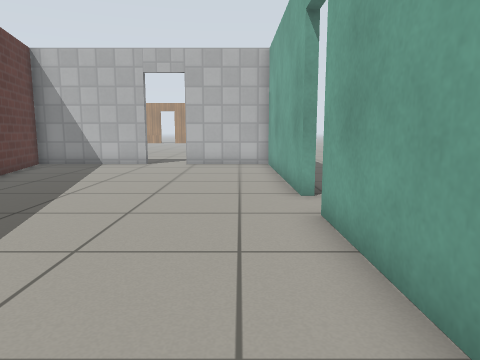
view 1 (above)

17 first-person views from a walk through a Gazebo world. The camera is 0.72 m above the floor, tilts 8° down and sees 70° across. Floor lines are 1 m apart. The floor is counted in squares, 0.5 m on a side. Each view is taken from the middle of a square. On the plan, view 1 faces up. The plan holds only what a view shows up to about 15 squares ahead; the rest is blank. The place goes on beyond the plan. Gazebo's built-in surfaces are drawn with simple patterns.

view 2
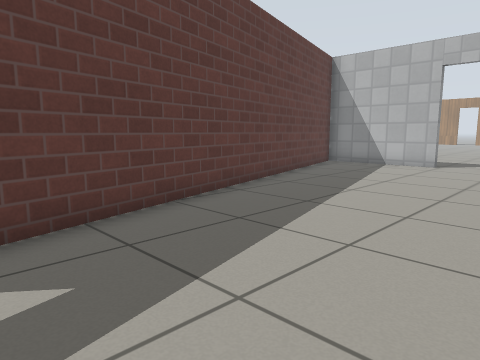

view 3
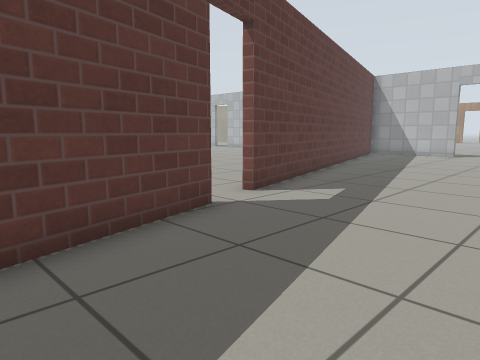

view 4
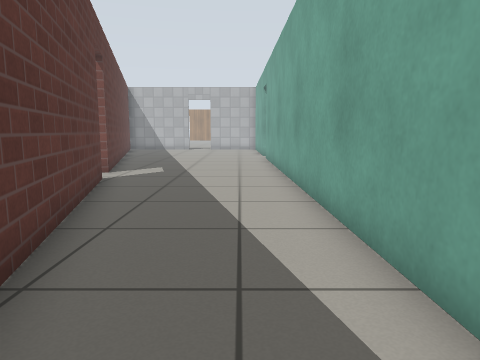

view 5
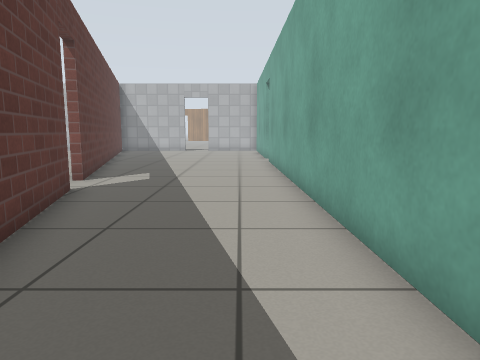

view 6
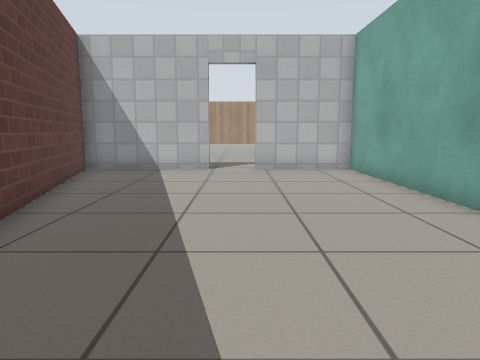

view 7
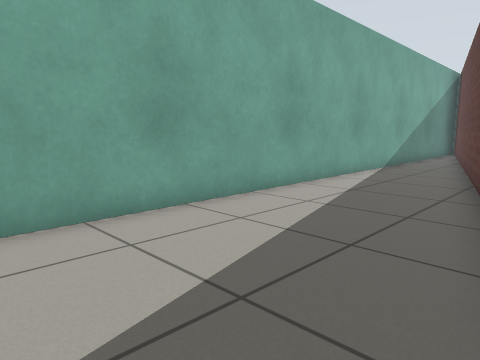

view 8
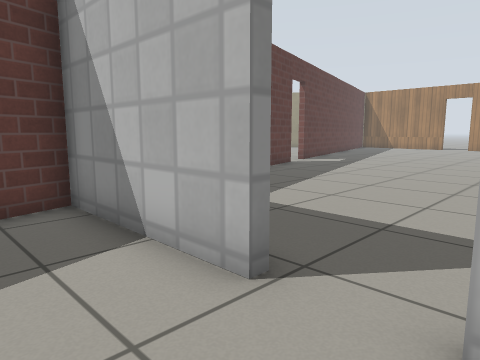

view 9
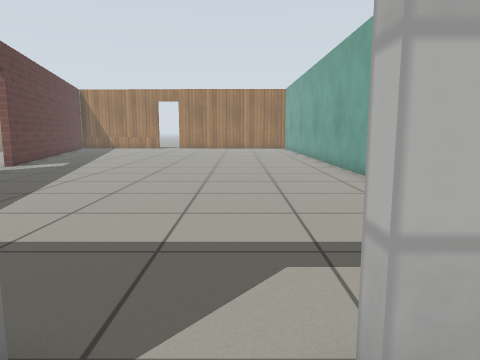

view 10
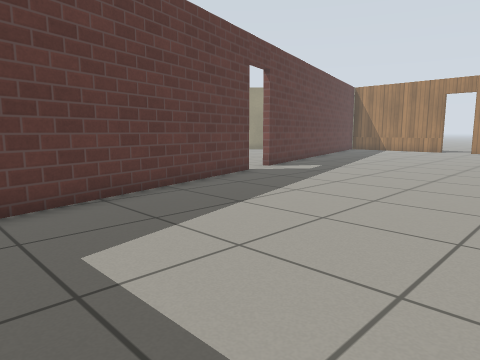

view 11
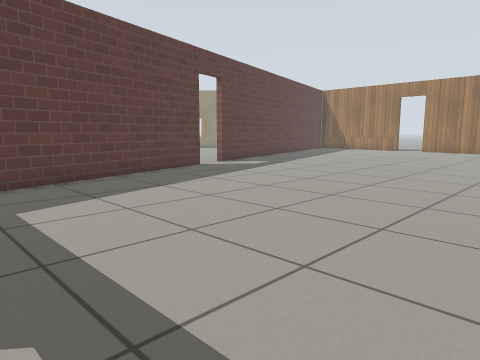

view 12
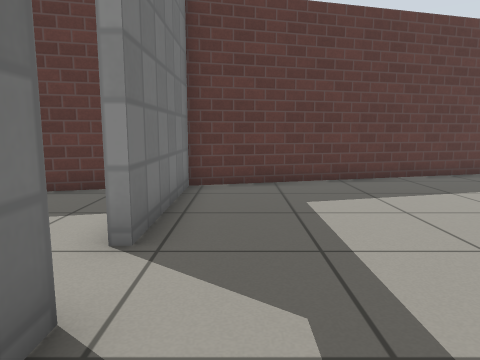

view 13
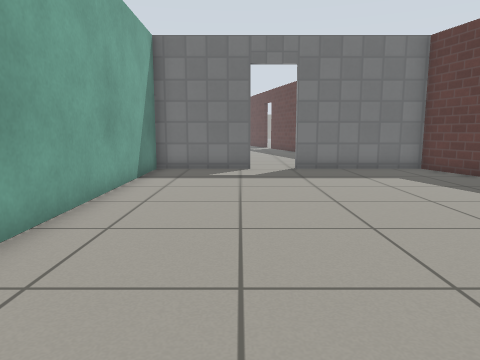

view 14
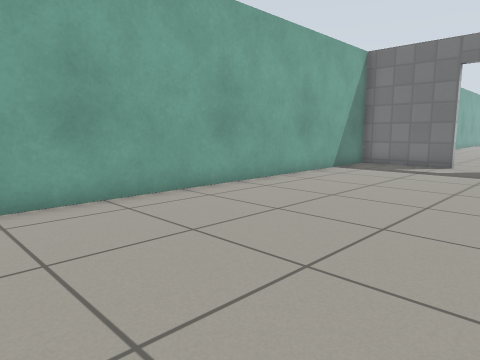

view 15
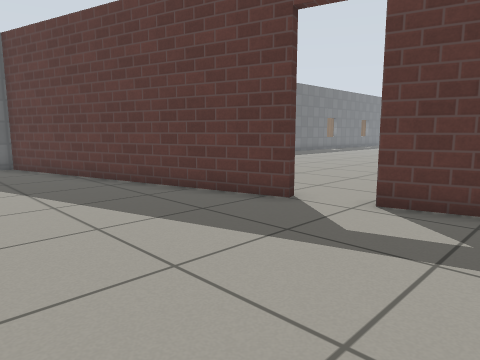

view 16
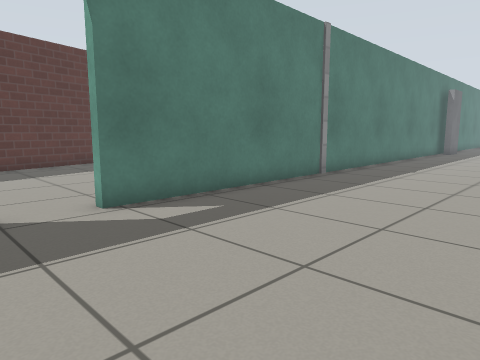

view 17
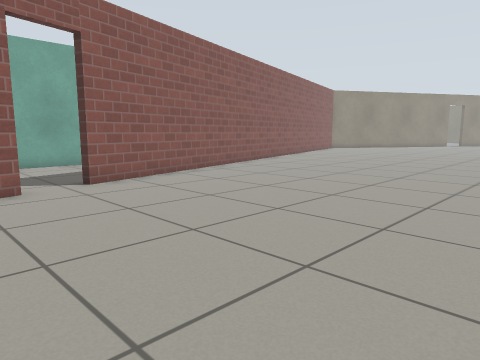

### Floor plan
Points are (right, up) in squares from view 1. A wall is a line through its corners. A room is listed if a view was taken in it or the views show most of it. See-through windows are left out.
Room 1 (views 1, 2, 3, 4, 5, 6, 7, 8, 9)
walls: (1.4, 7.6) (1.3, 15.3) (-2.4, 15.3); (-4.2, -2.6) (-1, -14.5); (-4.2, 15.3) (-9, 15.3) (-4.7, -0.9); (1.7, -14.5) (1.4, 5.9)
ways out: open door at (-3.5, 15.5) to room 2; open door at (1.7, 6.7) to room 3; open door at (-4.7, -1.7) to room 4
Room 2 (views 10, 11, 12, 13, 14, 15)
walls: (-12, 26.5) (-9.1, 15.6) (-4.2, 15.6); (-2.4, 15.6) (1.3, 15.6) (1.1, 29.9); (-12.9, 29.9) (-12.5, 28.2)
ways out: open door at (-3.5, 15.5) to room 1; open door at (-12.3, 27.7)
Room 3 (view 16)
walls: (1.5, 20.4) (1.7, 7.6)
ways out: open door at (1.7, 6.7) to room 1
Room 4 (view 17)
walls: (-5, -1) (-5.1, -0.5); (-2.7, -9.6) (-4.5, -2.7)
ways out: open door at (-4.7, -1.7) to room 1

Positions as (right, up) in squares from view 1, and headings:
1: (0, 0), facing up
2: (0, 0), facing up-left
3: (1, -7), facing up-left
4: (0, -13), facing up
5: (0, -11), facing up
6: (-3, 2), facing up
7: (-4, 0), facing down-right
8: (-2, 13), facing up-left
9: (-3, 14), facing up
10: (-3, 17), facing up-left
11: (0, 17), facing up-left
12: (0, 17), facing left
13: (-2, 29), facing down
14: (-6, 31), facing down-right
15: (-6, 31), facing down-left
16: (8, 5), facing up-left
17: (-14, 1), facing down-right
